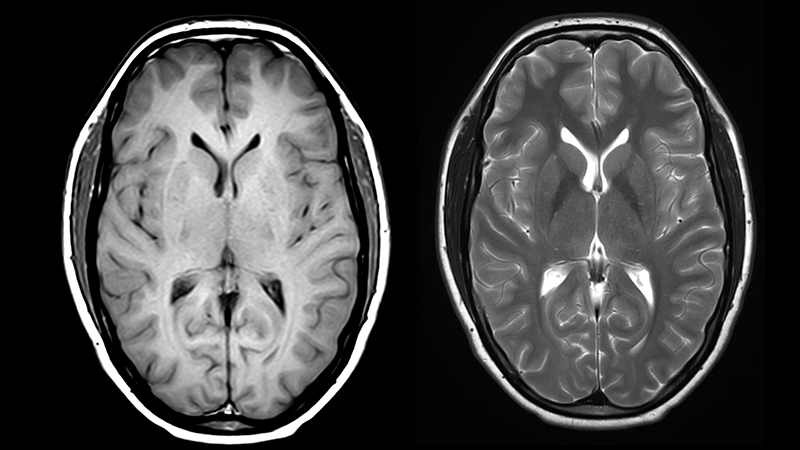
#> input picture ImagenesOriginalesST/1.jpg, 800 x 450 px, found by its file name
$ python Entrenamiento.py
#> lines starting #> are read from the running program, lines starting #| are printed output that depends on the picture
# -*- coding: utf-8 -*-
"""
Created on Wed Dec  9 21:17:03 2020

@author: Franciso & Gustavo
"""
import cv2
import numpy as np
from PIL import Image as im
import cv2

    #Ingresamos la imagen que servira como entrenamiento a la neurona (IMAGEN UNO H)
img = cv2.imread("../ImagenesOriginalesO/1.jpg", 0) #Leemos la imagen
#> img is the input picture: shape (450, 800); min 0, max 255, mean 69.1

    #Para redimensionar la imagen y hacer que sean menos los pieles del entrenamiento,
    #tilizaremos la opcion de opencv "resize" para definir la medida de la imagen
primerF = cv2.resize(img, (100, 300))#(ancho->columnas)(largo->Renglones)
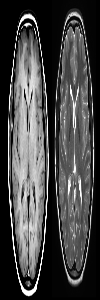
#> primerF: shape (300, 100); min 0, max 255, mean 69.5
cv2.imwrite("../ImagenesReducidasO/R1.jpg",primerF)

#Ahora ya aplicado estos filtros haremos la rotación de imagenes

    #Rotacion 90 grados
# Primero obtendremos largo y ancho de la imagen
height, width = primerF.shape[0:2]
#> height = 300; width = 100
imR = cv2.getRotationMatrix2D((width/2, height/2),90,.30)
rot90 = cv2.warpAffine(primerF, imR, (width, height))
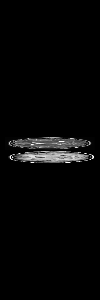
#> rot90: shape (300, 100); min 0, max 255, mean 6.3
cv2.imwrite("../ImagenesRotadasO/1_R_T.jpg",rot90)

    #Rotacion 180 grados
# Primero obtendremos largo y ancho de la imagen
height, width = primerF.shape[0:2]
imR = cv2.getRotationMatrix2D((width/2, height/2),180,1)
rot180 = cv2.warpAffine(primerF, imR, (width, height))
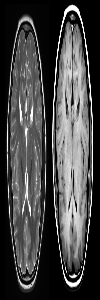
#> rot180: shape (300, 100); min 0, max 255, mean 69.5
cv2.imwrite("../ImagenesRotadasO/1_R_D.jpg",rot180)

    #Rotacion 270 grados
# Primero obtendremos largo y ancho de la imagen
height, width = primerF.shape[0:2]
imR = cv2.getRotationMatrix2D((width/2, height/2),270,.30)
rot270 = cv2.warpAffine(primerF, imR, (width, height))
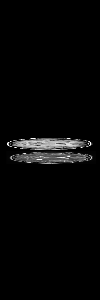
#> rot270: shape (300, 100); min 0, max 255, mean 6.3
cv2.imwrite("../ImagenesRotadasO/1_R_C.jpg",rot270)

    #Rotacion 360 grados
# Primero obtendremos largo y ancho de la imagen
height, width = primerF.shape[0:2]
imR = cv2.getRotationMatrix2D((width/2, height/2),360,1)
rot360 = cv2.warpAffine(primerF, imR, (width, height))
cv2.imwrite("../ImagenesRotadasO/1_R_N.jpg",rot360)


# Imagenes rotadas
img0 = cv2.imread("../ImagenesRotadasO/100_R_T.jpg", 0) #Leemos la imagen a BN
img1 = cv2.imread("../ImagenesRotadasO/100_R_D.jpg", 0) #Leemos la imagen a BN
img2 = cv2.imread("../ImagenesRotadasO/100_R_C.jpg", 0) #Leemos la imagen a BN
img3 = cv2.imread("../ImagenesRotadasO/100_R_N.jpg", 0) #Leemos la imagen a BN
'''
img4 = cv2.imread("../ImagenesRotadasO/96_R_T.jpg", 0) #Leemos la imagen a BN
img5 = cv2.imread("../ImagenesRotadasO/96_R_D.jpg", 0) #Leemos la imagen a BN
img6 = cv2.imread("../ImagenesRotadasO/96_R_C.jpg", 0) #Leemos la imagen a BN
img7 = cv2.imread("../ImagenesRotadasO/96_R_N.jpg", 0) #Leemos la imagen a BN

img8 = cv2.imread("../ImagenesRotadasO/97_R_T.jpg", 0) #Leemos la imagen a BN
img9 = cv2.imread("../ImagenesRotadasO/97_R_D.jpg", 0) #Leemos la imagen a BN
img10 =cv2.imread("../ImagenesRotadasO/97_R_C.jpg", 0) #Leemos la imagen a BN
img11 =cv2.imread("../ImagenesRotadasO/97_R_N.jpg", 0) #Leemos la imagen a BN

img12 =cv2.imread("../ImagenesRotadasO/98_R_T.jpg", 0) #Leemos la imagen a BN
img13 =cv2.imread("../ImagenesRotadasO/98_R_D.jpg", 0) #Leemos la imagen a BN
img14 =cv2.imread("../ImagenesRotadasO/98_R_C.jpg", 0) #Leemos la imagen a BN
img15 =cv2.imread("../ImagenesRotadasO/98_R_N.jpg", 0) #Leemos la imagen a BN

img16 =cv2.imread("../ImagenesRotadasO/99_R_T.jpg", 0) #Leemos la imagen a BN
img17 =cv2.imread("../ImagenesRotadasO/99_R_D.jpg", 0) #Leemos la imagen a BN
img18 =cv2.imread("../ImagenesRotadasO/99_R_C.jpg", 0) #Leemos la imagen a BN
img19 =cv2.imread("../ImagenesRotadasO/99_R_N.jpg", 0) #Leemos la imagen a BN
'''

# Convertir las imagenes a un arreglo de numpy

img00 = np.array(img0)
img11 = np.array(img1)
img22 = np.array(img2)
img33 = np.array(img3)
'''
img44 = np.array(img4)
img55 = np.array(img5)
img66 = np.array(img6)
img77 = np.array(img7)

img88 = np.array(img8)
img99 = np.array(img9)
img1010 = np.array(img10)
img1111 = np.array(img11)

img1212 = np.array(img12)
img1313 = np.array(img13)
img1414 = np.array(img14)
img1515 = np.array(img15)

img1616 = np.array(img16)
img1717 = np.array(img17)
img1818 = np.array(img18)
img1919 = np.array(img19)
'''

# APlanar el arreglo a un vector de 30,000 x 1

#> (the run stopped early here; a loop or call above may not have finished)

$ run again, with ImagenesRotadasO/97_R_T.jpg copied over ImagenesOriginalesST/1.jpg
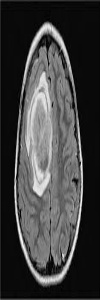
#> input picture ImagenesRotadasO/97_R_T.jpg, 100 x 300 px, found by its file name
#> img is the input picture: shape (300, 100); min 0, max 255, mean 64
#> `rot180 = cv2.warpAffine(primerF, imR, (width, height))`:
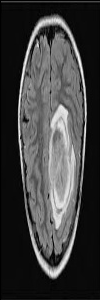
#> rot180: shape (300, 100); min 0, max 255, mean 63.5
#> `rot270 = cv2.warpAffine(primerF, imR, (width, height))`:
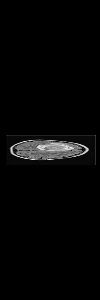
#> rot270: shape (300, 100); min 0, max 240, mean 5.8

$ run again, with ImagenesRotadasO/97_R_C.jpg copied over ImagenesOriginalesST/1.jpg
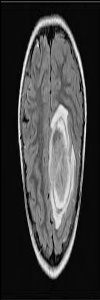
#> input picture ImagenesRotadasO/97_R_C.jpg, 100 x 300 px, found by its file name
#> img is the input picture: shape (300, 100); min 0, max 255, mean 63.5
#> `rot180 = cv2.warpAffine(primerF, imR, (width, height))`:
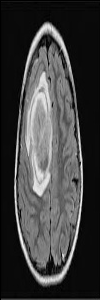
#> rot180: shape (300, 100); min 0, max 255, mean 63.5
#> `rot270 = cv2.warpAffine(primerF, imR, (width, height))`:
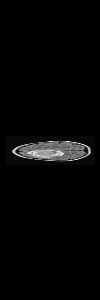
#> rot270: shape (300, 100); min 0, max 240, mean 5.6
